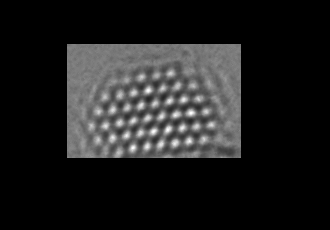
#> input picture examples/from_Thiago/Thiago_notebooks/denoised_13_crop.png, 330 x 230 px
$ jupyter execute 'ssim_code (1).ipynb'
#> lines starting #> are read from the running program, lines starting #| are printed output that depends on the picture; long printed decimals are rounded
[cell 1]
import cv2
import numpy as np
from skimage.metrics import structural_similarity as ssim
import matplotlib.pyplot as plt

[cell 2]
def scale_pixels(img, mode=None):
    """
    Select a pixel scaling technique

    Args:
        mode: (string) pixel scaling technique
          rescale    :  stretch the pixel intensities so to fill the
                        range from 0 to 1 (float64)
          center     :  enforce zero mean, unit variance (float64)
          grayscale  :  stretch the pixel intensities so to fill the
                        range from 0 to 255 (uint8)

    Returns:
        A numpy array (either float64 or uint8) of the scaled image.
    """
    img = img.astype(np.float64)
    if mode == None:
        return img
    elif mode == "rescale":
        return ((img - img.min()) / (img.max() - img.min()) + 1e-16).astype(np.float64)
    elif mode == "center":
        return ((img - img.mean()) / (img.std())).astype(np.float64)
    elif mode == "grayscale":
        return (255 * (img - img.min()) / (img.max() - img.min()) + 1e-16).astype(
            np.uint8
        )

def score_ssim(img1, img2):
    """
    Compute the mean structural similarity index between two images

    Args:
        img1, img2: (ndarray) images

    Return:
        1 - the mean structural similarity index (i.e. ΔSSIM)
    """

    #data_range = 255  # Dynamic range of pixel values in typical images

    img1 = scale_pixels(img1, mode="rescale")  # You need to define the scale_pixels function
    img2 = scale_pixels(img2, mode="rescale")
    im_max, im_min = max(img1.max(), img2.max()), min(img1.min(), img2.min())
    return 1 - ssim(img1, img2, data_range=im_max - im_min)  # You need to import the ssim function


    #ssim(img1, img2, data_range=255, full=True, win_size=1, use_sample_covariance=False)

[cell 3]
# Load the image arrays from the jpgs
color_image_exp = cv2.imread('denoised_13_crop.png')
#> color_image_exp is the input picture: shape (230, 330, 3); min 0, max 255, mean 30
color_image_incostem = cv2.imread('Incostem_img.png')
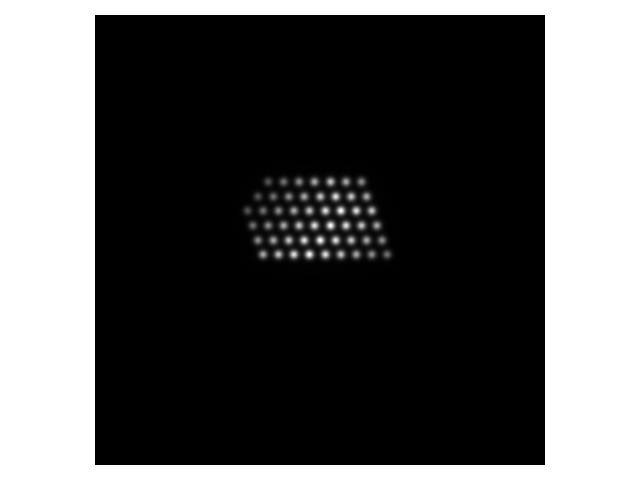
#> input picture examples/from_Thiago/Thiago_notebooks/Incostem_img.png, 640 x 480 px
#> color_image_incostem is the input picture: shape (480, 640, 3); min 0, max 255, mean 88.7
color_image_dr_probe = cv2.imread('250x250x30_Stem_crop.png')
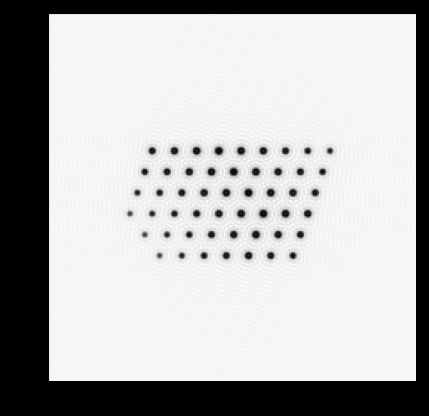
#> input picture examples/from_Thiago/Thiago_notebooks/250x250x30_Stem_crop.png, 429 x 416 px
#> color_image_dr_probe is the input picture: shape (416, 429, 3); min 0, max 255, mean 181.3


# Convert to grayscale using luminance formula
exp_img = cv2.cvtColor(color_image_exp, cv2.COLOR_BGR2GRAY)
incostem_img = cv2.cvtColor(color_image_incostem, cv2.COLOR_BGR2GRAY)
dr_probe_img = cv2.cvtColor(color_image_dr_probe, cv2.COLOR_BGR2GRAY)


# Check if they are the same size
print(exp_img.shape)
#| (230, 330)
print(incostem_img.shape)
#| (480, 640)
print(dr_probe_img.shape)
#| (416, 429)

[cell 4]
# view the initial images
f, axes = plt.subplots(1, 3)
axes[0].imshow(exp_img, cmap='gray')
axes[1].imshow(incostem_img, cmap='gray')
axes[2].imshow(dr_probe_img, cmap='gray')
plt.show()

### CK: Here the experimental image is not full w.r.t all pixels. There is some black space that we need to remove.

[cell 5]
exp_x_start, exp_x_end = 30, 160
exp_y_start, exp_y_end = 50, 220
crp_exp_img = exp_img[exp_x_start:exp_x_end, exp_y_start:exp_y_end]
plt.imshow(crp_exp_img, cmap='gray'); plt.show()

### CK: adjust the inds so that the image is cropped leaving the black space

[cell 6]
exp_x_start, exp_x_end = 30+15, 160-2
exp_y_start, exp_y_end = 50+18, 220+5
crp_exp_img = exp_img[exp_x_start:exp_x_end, exp_y_start:exp_y_end]
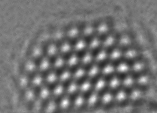
#> crp_exp_img: shape (113, 157); min 36, max 255, mean 114.2
plt.imshow(crp_exp_img, cmap='gray'); plt.show()

#### CK: Now the image got a bit of contrast because the black region is removed and now the pixel values are more relative to within the actual image.

#### Now, just for the aesthetics, lets move the Pt nanocrystal to the center.

[cell 7]
exp_x_start, exp_x_end = 30+15+10, 160-2
exp_y_start, exp_y_end = 50+18+5, 220+5
crp_exp_img = exp_img[exp_x_start:exp_x_end, exp_y_start:exp_y_end]
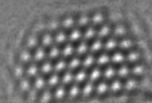
#> crp_exp_img: shape (103, 152); min 36, max 255, mean 113.4
plt.imshow(crp_exp_img, cmap='gray'); plt.show()

print ("Cropped size of exp. image: ", crp_exp_img.shape)
#| Cropped size of exp. image:  (103, 152)

#### CK: Next, we need to crop the incostem simulation and then drprobe simulation images similarly. And then, apply cv2.resize to make sure the pixels are same in all three images.

First crop by eyeballing the pixels in the earlier plot in cell [4]

[cell 8]
incstm_x_start, incstm_x_end = 150, 250
incstm_y_start, incstm_y_end = 240, 400
crp_incstm_img = incostem_img[incstm_x_start:incstm_x_end, incstm_y_start:incstm_y_end]
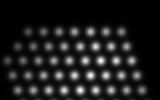
#> crp_incstm_img: shape (100, 160); min 0, max 251, mean 28.2
plt.imshow(crp_incstm_img, cmap='gray'); plt.show()

[cell 9]
#### CK: Make it better and then resize

[cell 10]
incstm_x_start, incstm_x_end = 150+20, 250+15
incstm_y_start, incstm_y_end = 240-10, 400
crp_incstm_img = incostem_img[incstm_x_start:incstm_x_end, incstm_y_start:incstm_y_end]
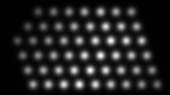
#> crp_incstm_img: shape (95, 170); min 0, max 251, mean 33.7
plt.imshow(crp_incstm_img, cmap='gray'); plt.show()

[cell 11]
# Assuming these are the dimensions you want to use for resizing
exp_img_nx = crp_exp_img.shape[0]
#> exp_img_nx = 103
incostem_n_x = crp_incstm_img.shape[0]
#> incostem_n_x = 95

exp_img_ny = crp_exp_img.shape[1]
#> exp_img_ny = 152
incostem_n_y = crp_incstm_img.shape[1]
#> incostem_n_y = 170


new_x_I = int(exp_img_nx)
#> new_x_I = 103
new_y_I = int(exp_img_ny)
#> new_y_I = 152


# Resize the incostem_img
incostem_img = cv2.resize(crp_incstm_img, (new_y_I,new_x_I))
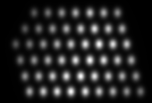
#> incostem_img: shape (103, 152); min 0, max 246, mean 33.6

plt.imshow(incostem_img, cmap='gray'); plt.show()
print (crp_exp_img.shape, incostem_img.shape)
#| (103, 152) (103, 152)
print (score_ssim(crp_exp_img, incostem_img))
#> in scale_pixels, `return ((img - img.min()) / (img.max() - img.min()) + 1e-16).astype(np..`:
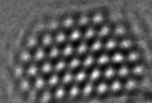
#> returned value: shape (103, 152) float64; min 1e-16, max 1, mean 0.353
#> in score_ssim, `im_max, im_min = max(img1.max(), img2.max()), min(img1.min(), img2.min..`: im_max = 1; im_min = 1e-16
#| 0.8911

[cell 12]
# Crop the incostem_img and dr_probe_img to make them the same size as the experimental image
x_i, x_j = 30, 350  # Define your cropping coordinates for incostem_img
y_i, y_j = 50, 410
dr_probe_img = dr_probe_img[x_i:x_j, y_i:y_j]
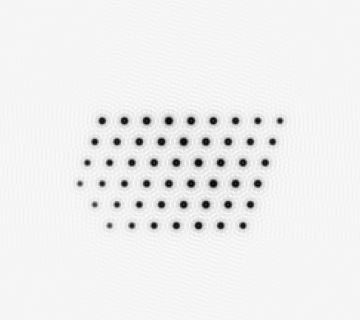
#> dr_probe_img: shape (320, 360); min 1, max 255, mean 239.4

print(dr_probe_img.shape)
#| (320, 360)

x_n, x_m = 100, 350  # Define your cropping coordinates for dr_probe_img
y_n, y_m = 150, 510
incostem_img = incostem_img[x_n:x_m, y_n:y_m]
#> incostem_img = [[0, 0], [0, 0], [0, 0]]


print(incostem_img.shape)
#| (3, 2)

[cell 13]
exp_img_nx = exp_img.shape[0]
#> exp_img_nx = 230
dr_probe_n_x = dr_probe_img.shape[0]
#> dr_probe_n_x = 320

exp_img_ny = exp_img.shape[1]
#> exp_img_ny = 330
dr_probe_n_y = dr_probe_img.shape[1]
#> dr_probe_n_y = 360

new_x_P = int(dr_probe_n_x * (exp_img_nx / dr_probe_n_x))
#> new_x_P = 230
new_y_P = int(dr_probe_n_y * (exp_img_ny / dr_probe_n_y))
#> new_y_P = 330

# Resize the incostem_img
dr_probe_img = cv2.resize(dr_probe_img, (new_y_P, new_x_P))
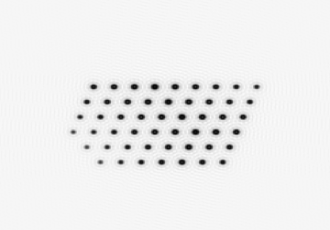
#> dr_probe_img: shape (230, 330); min 4, max 252, mean 239.3

# Check if they are the same size
print(exp_img.shape)
#| (230, 330)
print(dr_probe_img.shape)
#| (230, 330)

[cell 14]
# Assuming these are the dimensions you want to use for resizing


exp_img_nx = exp_img.shape[0]
incostem_n_x = incostem_img.shape[0]
#> incostem_n_x = 3

exp_img_ny = exp_img.shape[1]
incostem_n_y = incostem_img.shape[1]
#> incostem_n_y = 2


new_x_I = int(exp_img_nx)
#> new_x_I = 230
new_y_I = int(exp_img_ny)


# Resize the incostem_img
incostem_img = cv2.resize(incostem_img, (new_y_I,new_x_I))
#> incostem_img: shape (230, 330); every value is 0


# Check if they are the same size
#print(exp_img.shape)
print(incostem_img.shape)
#| (230, 330)

[cell 15]
# Get the ssim scores
incostem_score = score_ssim(exp_img, incostem_img)
#> in scale_pixels (call 4), `img = img.astype(np.float64)`: img: shape (230, 330) float64; every value is 0
#> in scale_pixels (call 4), `return ((img - img.min()) / (img.max() - img.min()) + 1e-16).astype(np..`: returned value: shape (230, 330) float64; every value is NaN or infinite
#> incostem_score = nan
dr_probe_score = score_ssim(exp_img, dr_probe_img)
#> dr_probe_score = 0.95

# Plot the images
f, axes = plt.subplots(1, 3)
axes[0].imshow(exp_img, cmap='gray')
axes[1].imshow(incostem_img, cmap='gray')
axes[2].imshow(dr_probe_img, cmap='gray')
plt.show()
